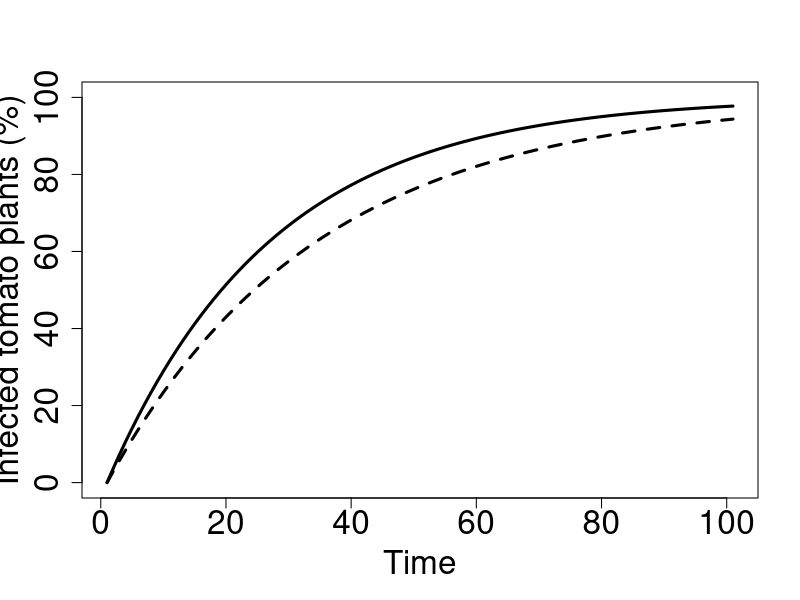
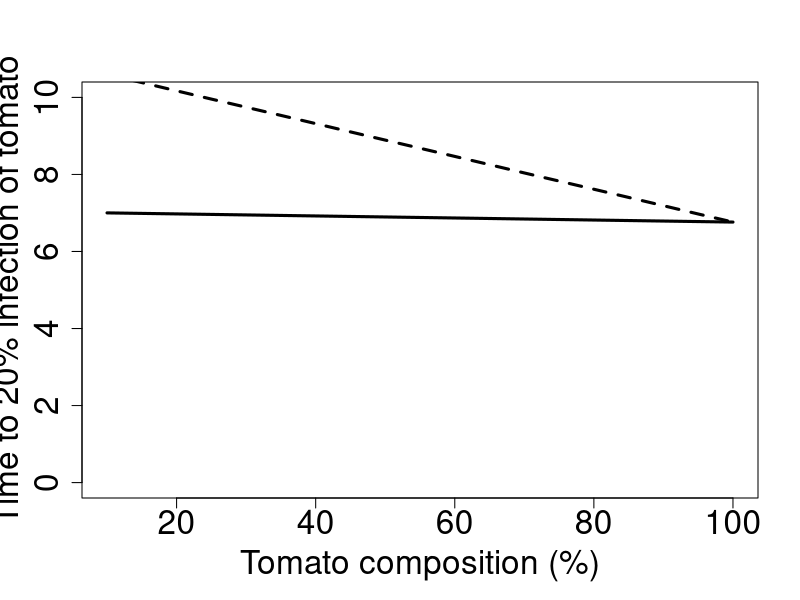

Generate these figures, in order, with R:
## Mean probing duration (Nonviruliferous BLH)
NPro_P=1053/86400
NPro_T=1039/86400
NPro=NPro_P+NPro_T

## Mean probing duration (Viruliferous BLH)
VPro_P=1201/86400
VPro_T=1295/86400
VPro=VPro_P+VPro_T

## Relative proging preference (Nonviruliferous BLH)
NPT_T=0.37
NPT_P=0.63

## Relative probing preference (Viruliferous BLH)
VPT_T=0.47
VPT_P=0.53

## Preference for infection status of plants
VtoN=VtoV=NtoV=NtoN=0.5

# Transmission rate
prob=0.38

# Tomato composition (10 to 100%)
composition=seq(0.1,1,0.05)

# Initial number of viruliferous BLH
BLH=10

# Initial number of plants
ini_plant=100

# Running time
Time=100

##################################################################################
## Manipulated 

# Parameter define
F_V_T=F_N_T=NULL
Time_V=F_Time_V=NULL
Final_PT_T=NULL


for(k in composition){

	# Parameter initialize
	Time_V=NULL
	N_T=ini_plant*k
	N_P=ini_plant*(1-k)
	V_T=V_P=0

	for(i in 1:Time){
		V_T[i+1]=V_T[i]+(VPT_T*VtoN*N_T[i]*VPro_T/((VPT_T*VtoN*N_T[i]*VPro_T+VPT_T*VtoV*V_T[i]*VPro_T)+(VPT_P*VtoN*N_P[i]*VPro_P+VPT_P*VtoV*V_P[i]*VPro_P))*prob*BLH)	# Number of infected tomato plants
		N_T[i+1]=N_T[1]-V_T[i+1]	# Number of non-infected tomato plants

		V_P[i+1]=V_P[i]+(VPT_P*VtoN*N_P[i]*VPro_P/((VPT_T*VtoN*N_T[i]*VPro_T+VPT_T*VtoV*V_T[i]*VPro_T)+(VPT_P*VtoN*N_P[i]*VPro_P+VPT_P*VtoV*V_P[i]*VPro_P))*prob*BLH)	# Number of infected ribwort plantain
		N_P[i+1]=N_P[1]-V_P[i+1]	# Number of non-infected ribwort plantain
	}

	Time_V=sum(V_T<=0.2*ini_plant*k)	# Time to 20% infection

	F_V_T=rbind(F_V_T,V_T)
	F_N_T=rbind(F_N_T,N_T)
	F_Time_V=rbind(F_Time_V,Time_V)

	Final_PT_T=rbind(Final_PT_T,V_T/(k*100))	# Proportion of infected tomato plants

}

###############################################################################
## Innate (without manipulated preference)

# Parameter define
F_V_T2=F_N_T2=NULL
Time_V2=F_Time_V2=NULL
Final_PT_T2=NULL

for(k in composition){

	# Parameter initialize
	Time_V2=NULL
	N_T2=ini_plant*k
	N_P2=ini_plant*(1-k)
	V_T2=V_P2=0

	for(i in 1:Time){
		V_T2[i+1]=V_T2[i]+(NPT_T*NtoN*N_T2[i]*NPro_T/((NPT_T*NtoN*N_T2[i]*NPro_T+NPT_T*NtoV*V_T2[i]*NPro_T)+(NPT_P*NtoN*N_P2[i]*NPro_P+NPT_P*NtoV*V_P2[i]*NPro_P))*prob*BLH)	# Number of infected tomato plants
		N_T2[i+1]=N_T2[1]-V_T2[i+1]	# Number of non-infected tomato plants

		V_P2[i+1]=V_P2[i]+(NPT_P*NtoN*N_P2[i]*NPro_P/((NPT_T*NtoN*N_T2[i]*NPro_T+NPT_T*NtoV*V_T2[i]*NPro_T)+(NPT_P*NtoN*N_P2[i]*NPro_P+NPT_P*NtoV*V_P2[i]*NPro_P))*prob*BLH)	# Number of infected ribwort plantain
		N_P2[i+1]=N_P2[1]-V_P2[i+1]	# Number of non-infected ribwort plantain
	}
	Time_V2=sum(V_T2<=0.2*ini_plant*k)	# Time to 20% infection

	F_V_T2=rbind(F_V_T2,V_T2)
	F_N_T2=rbind(F_N_T2,N_T2)
	F_Time_V2=rbind(F_Time_V2,Time_V2)

	Final_PT_T2=rbind(Final_PT_T2,V_T2/(k*100))	# Proportion of infected tomato plants
}

####################################################################
###### Graph
####################################################################
## 1. BCTV-infected tomato plants(%)

Graph_PT_T=apply(Final_PT_T,2,mean)
Graph_PT_T2=apply(Final_PT_T2,2,mean)

plot(Graph_PT_T*100,xlab="Time",ylab='Infected tomato plants (%)',type='l',lwd=3,cex.axis=2,cex.lab=2,ylim=range(0,100))
lines(Graph_PT_T2*100,lwd=3,col=1,lty=2)


#########################################
## 2. Time to 20% infected tomato

infection=0.2

Graph_PT_Time=NULL
for(i in 1:length(composition)){
	n=max(which(Final_PT_T[i,]<0.2))
	a=Final_PT_T[i,n+1]-Final_PT_T[i,n]
	b=infection-Final_PT_T[i,n]
	Graph_PT_Time[i]=n+(b/a)
}

Graph_PT_Time2=NULL
for(i in 1:length(composition)){
	n=max(which(Final_PT_T2[i,]<0.2))
	a=Final_PT_T2[i,n+1]-Final_PT_T2[i,n]
	b=infection-Final_PT_T2[i,n]
	Graph_PT_Time2[i]=n+(b/a)
}

plot(composition*100,Graph_PT_Time,ylim=range(0,10),xlab='Tomato composition (%)',ylab='Time to 20% infection of tomato',type='l',lwd=3,cex.axis=2,cex.lab=2)
lines(composition*100,Graph_PT_Time2,lty=2,lwd=3)




